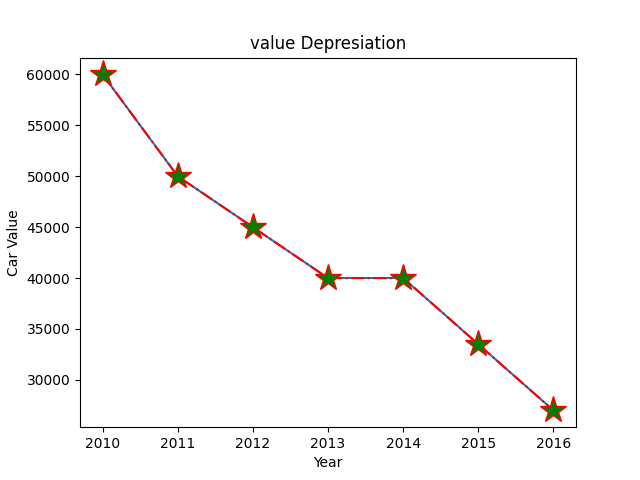

Recreate this plot in Python.
import matplotlib.pyplot as plt
import numpy as np
x=np.array([2010,2011,2012,2013,2014,2015,2016])
y=np.array([60000,50000,45000,40000,40000,33500,27000])
plt.plot(x,y)
plt.xlabel("Year")
plt.ylabel("Car Value")
plt.title("value Depresiation")

plt.plot(x,y,ls="-.",color="r",marker="*",markerfacecolor="g",markersize=20)
plt.show()
